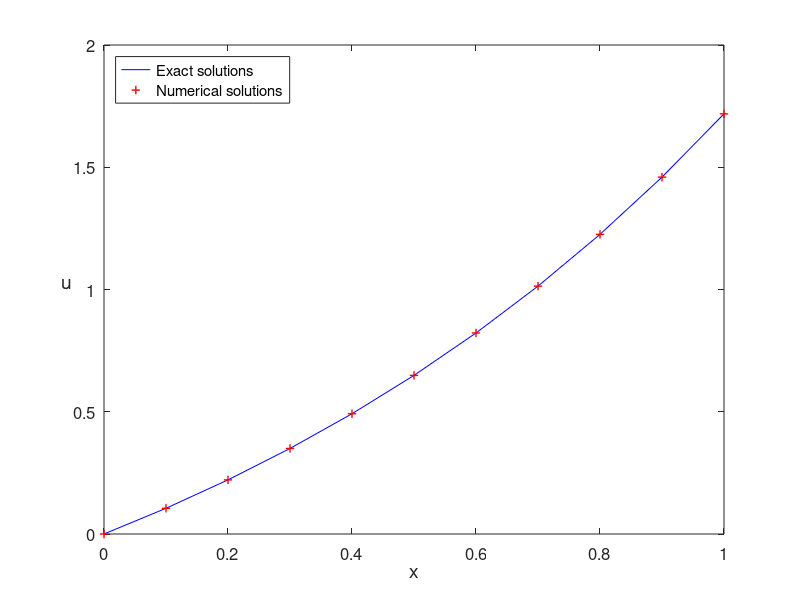

This chart was generated by the following MATLAB code:
% FEM1a.m
% finite element method for 1D problem
% -u_xx=-exp(x) in (0,1)
% boundary condition: u(0)=0, u'(1)=e;
% exact solution: u=exp(x)-1.
clear all; close all;
N=10;
h=1/N;
X=0:h:1;
b=zeros(N,1);
A=zeros(N,N);
for i=2:N
    F1=@(x) N*(x-X(i-1)).*(-exp(x));     % handle
    R1=integral(F1,X(i-1),X(i));         % numerical integration
    F2=@(x) N*(X(i+1)-x).*(-exp(x));
    R2=integral(F2,X(i),X(i+1));
    b(i-1)=R1+R2;
end
F3=@(x) N*(x-X(N)).*(-exp(x));
b(N)=integral(F3,X(N),X(N+1))+exp(1); 
% Assemble matrix
a11=N;
a12=-N;
for i=1:N-1
    A(i,i)=2*a11;
    A(i,i+1)=a12;
    A(i+1,i)=a12;
end
A(N,N)=a11;
% solving the linear system
c=A\b;
un=vertcat(0,c); 
ue=exp(X)-1;
ue=ue';
Error=norm(un-ue)
% plot the figure
plot(X,ue,'b-',X,un,'r+','LineWidth',1)
%title('Numerical solutions vs Exact solutions','fontsize',14),
legend('Exact solutions','Numerical solutions','location','NorthWest')
set(gca,'fontsize',12)
xlabel('x','fontsize', 14), ylabel('u','fontsize',14,'Rotation',0)

% print -dpng -r600  FEM1a.png
% print -depsc2 FEM1a.eps
